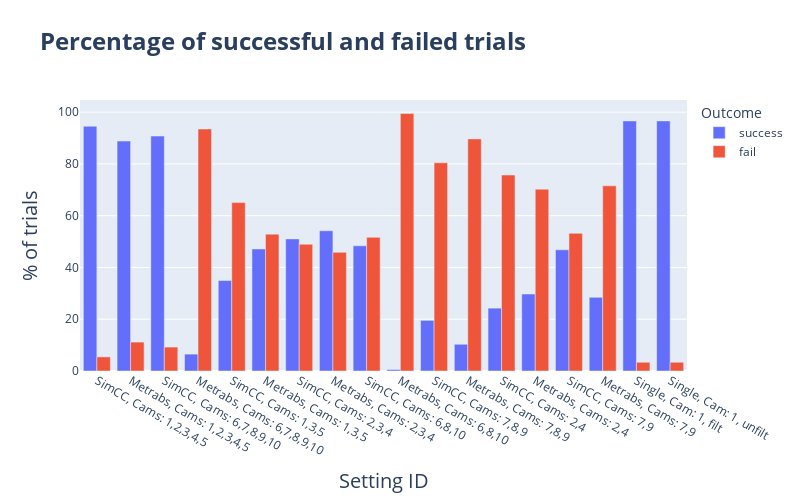

Here is the notebook cell this chart was saved with:
### Code cell
df_plot_rel = pd.concat([df_plot_rel_multi, df_plot_rel_single], ignore_index=True)

fig = px.bar(df_plot_rel.sort_values(by='id_s'), x='id_s_name', y=['success', 'fail'], barmode='group', title='<b>Percentage of successful and failed trials<b>', template = 'plotly')
fig.update_layout(title = dict(text = '<b>Percentage of successful and failed trials<b>', font=dict(size=24)),
                  xaxis_title=dict(text = 'Setting ID', font=dict(size=20)), 
                  yaxis_title=dict(text = '% of trials', font=dict(size=20)), 
                  legend_title='Outcome',
                    height=500, width=800,)
dir = os.path.join(root_stat, '04_failed_trials', '02_plots')

fig.show()
os.makedirs(dir, exist_ok=True)
fig.write_html(os.path.join(dir, 'rel_failed_trials_per_setting.html'))
fig.write_image(os.path.join(dir, 'rel_failed_trials_per_setting.svg'), scale=5)
fig.write_image(os.path.join(dir, '03_rel_failed_trials_per_setting.png'), scale=5)

### Figure 1 — Plotly figure (JSON) as saved in the notebook; plotly's stock layout.template omitted (floating-point values rounded to 4 significant figures)
{"data": [{"alignmentgroup": "True", "hovertemplate": "variable=success<br>id_s_name=%{x}<br>value=%{y}<extra></extra>", "legendgroup": "success", "marker": {"color": "#636efa", "pattern": {"shape": ""}}, "name": "success", "offsetgroup": "success", "orientation": "v", "showlegend": true, "textposition": "auto", "x": ["SimCC, Cams: 1,2,3,4,5", "Metrabs, Cams: 1,2,3,4,5", "SimCC, Cams: 6,7,8,9,10", "Metrabs, Cams: 6,7,8,9,10", "SimCC, Cams: 1,3,5", "Metrabs, Cams: 1,3,5", "SimCC, Cams: 2,3,4", "Metrabs, Cams: 2,3,4", "SimCC, Cams: 6,8,10", "Metrabs, Cams: 6,8,10", "SimCC, Cams: 7,8,9", "Metrabs, Cams: 7,8,9", "SimCC, Cams: 2,4", "Metrabs, Cams: 2,4", "SimCC, Cams: 7,9", "Metrabs, Cams: 7,9", "Single, Cam: 1, filt", "Single, Cam: 1, unfilt"], "xaxis": "x", "y": [94.55, 88.83, 90.76, 6.52, 34.94, 47.14, 51.04, 54.16, 48.37, 0.54, 19.57, 10.33, 24.29, 29.74, 46.82, 28.46, 96.62, 96.62], "yaxis": "y", "type": "bar"}, {"alignmentgroup": "True", "hovertemplate": "variable=fail<br>id_s_name=%{x}<br>value=%{y}<extra></extra>", "legendgroup": "fail", "marker": {"color": "#EF553B", "pattern": {"shape": ""}}, "name": "fail", "offsetgroup": "fail", "orientation": "v", "showlegend": true, "textposition": "auto", "x": ["SimCC, Cams: 1,2,3,4,5", "Metrabs, Cams: 1,2,3,4,5", "SimCC, Cams: 6,7,8,9,10", "Metrabs, Cams: 6,7,8,9,10", "SimCC, Cams: 1,3,5", "Metrabs, Cams: 1,3,5", "SimCC, Cams: 2,3,4", "Metrabs, Cams: 2,3,4", "SimCC, Cams: 6,8,10", "Metrabs, Cams: 6,8,10", "SimCC, Cams: 7,8,9", "Metrabs, Cams: 7,8,9", "SimCC, Cams: 2,4", "Metrabs, Cams: 2,4", "SimCC, Cams: 7,9", "Metrabs, Cams: 7,9", "Single, Cam: 1, filt", "Single, Cam: 1, unfilt"], "xaxis": "x", "y": [5.45, 11.17, 9.24, 93.48, 65.06, 52.86, 48.96, 45.84, 51.63, 99.46, 80.43, 89.67, 75.71, 70.26, 53.18, 71.54, 3.38, 3.38], "yaxis": "y", "type": "bar"}], "layout": {"xaxis": {"anchor": "y", "domain": [0.0, 1.0], "title": {"text": "Setting ID", "font": {"size": 20}}}, "yaxis": {"anchor": "x", "domain": [0.0, 1.0], "title": {"text": "% of trials", "font": {"size": 20}}}, "legend": {"title": {"text": "Outcome"}, "tracegroupgap": 0}, "title": {"text": "<b>Percentage of successful and failed trials<b>", "font": {"size": 24}}, "barmode": "group", "height": 500, "width": 800}}
